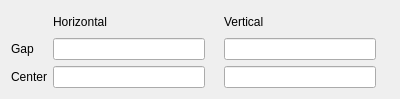
<?xml version="1.0" encoding="UTF-8"?>
<ui version="4.0">
 <class>Form</class>
 <widget class="QWidget" name="Form">
  <property name="geometry">
   <rect>
    <x>0</x>
    <y>0</y>
    <width>400</width>
    <height>99</height>
   </rect>
  </property>
  <property name="windowTitle">
   <string>Form</string>
  </property>
  <layout class="QGridLayout" name="gridLayout">
   <item row="0" column="1" colspan="2">
    <widget class="QLabel" name="label_2">
     <property name="text">
      <string>Horizontal</string>
     </property>
    </widget>
   </item>
   <item row="0" column="3" colspan="2">
    <widget class="QLabel" name="label_3">
     <property name="text">
      <string>Vertical</string>
     </property>
    </widget>
   </item>
   <item row="1" column="0">
    <widget class="QLabel" name="label">
     <property name="text">
      <string>Gap</string>
     </property>
    </widget>
   </item>
   <item row="1" column="1">
    <widget class="PyDMLineEdit" name="hGapLineEdit">
     <property name="toolTip">
      <string/>
     </property>
     <property name="monitorDisp" stdset="0">
      <bool>false</bool>
     </property>
     <property name="channel" stdset="0">
      <string>ca://</string>
     </property>
    </widget>
   </item>
   <item row="1" column="2">
    <widget class="PyDMLabel" name="hGapLabel">
     <property name="toolTip">
      <string/>
     </property>
     <property name="channel" stdset="0">
      <string>ca://</string>
     </property>
    </widget>
   </item>
   <item row="1" column="3">
    <widget class="PyDMLineEdit" name="vGapLineEdit">
     <property name="toolTip">
      <string/>
     </property>
     <property name="channel" stdset="0">
      <string>ca://</string>
     </property>
    </widget>
   </item>
   <item row="1" column="4">
    <widget class="PyDMLabel" name="vGapLabel">
     <property name="toolTip">
      <string/>
     </property>
     <property name="channel" stdset="0">
      <string>ca://</string>
     </property>
    </widget>
   </item>
   <item row="2" column="0">
    <widget class="QLabel" name="label_4">
     <property name="text">
      <string>Center</string>
     </property>
    </widget>
   </item>
   <item row="2" column="1">
    <widget class="PyDMLineEdit" name="hCenterLineEdit">
     <property name="toolTip">
      <string/>
     </property>
     <property name="monitorDisp" stdset="0">
      <bool>false</bool>
     </property>
     <property name="channel" stdset="0">
      <string>ca://</string>
     </property>
    </widget>
   </item>
   <item row="2" column="2">
    <widget class="PyDMLabel" name="hCenterLabel">
     <property name="toolTip">
      <string/>
     </property>
     <property name="channel" stdset="0">
      <string>ca://</string>
     </property>
    </widget>
   </item>
   <item row="2" column="3">
    <widget class="PyDMLineEdit" name="vCenterLineEdit">
     <property name="toolTip">
      <string/>
     </property>
     <property name="channel" stdset="0">
      <string>ca://</string>
     </property>
    </widget>
   </item>
   <item row="2" column="4">
    <widget class="PyDMLabel" name="vCenterLabel">
     <property name="toolTip">
      <string/>
     </property>
     <property name="channel" stdset="0">
      <string>ca://</string>
     </property>
    </widget>
   </item>
  </layout>
 </widget>
 <customwidgets>
  <customwidget>
   <class>PyDMLabel</class>
   <extends>QLabel</extends>
   <header>pydm.widgets.label</header>
  </customwidget>
  <customwidget>
   <class>PyDMLineEdit</class>
   <extends>QLineEdit</extends>
   <header>pydm.widgets.line_edit</header>
  </customwidget>
 </customwidgets>
 <resources/>
 <connections/>
</ui>
